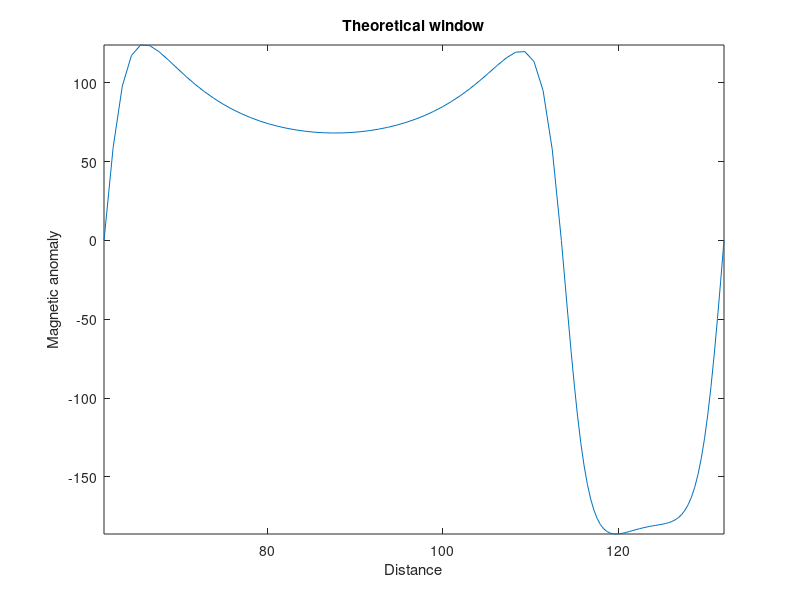
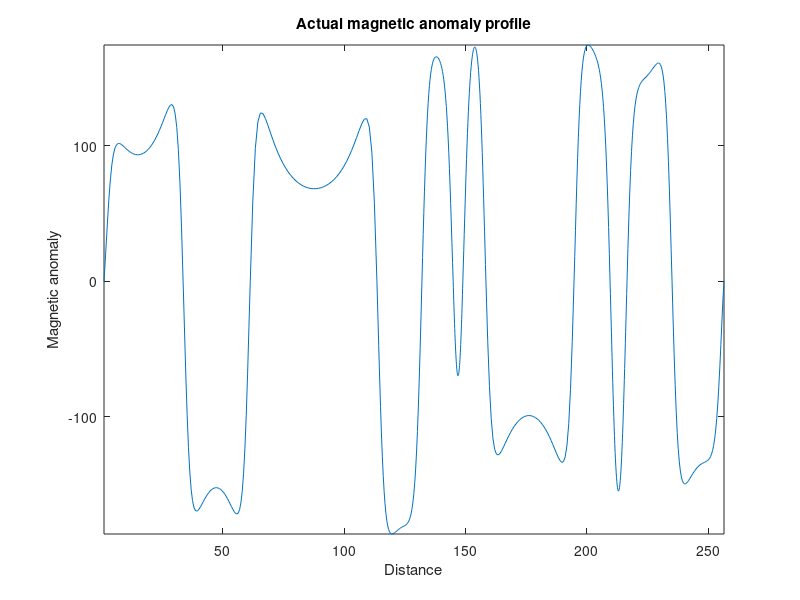

Recreate these plots in MATLAB, in order. (Note: this script raises an error after producing the figures.)
clc 
clear
nsp=51; %Every peak and trough of the theoretical and actual magnetic anomalies are interpolated into nsp equal data points
A=load('C9Window.dat'); % Theoretical window
B=load('Magnetic_Profile.dat'); % Actual marine magnetic anomaly profile
dt=A(:,2);
da=B(:,2);
xt=A(:,1);
xa=B(:,1);
nt=length(dt);
na=length(da);
%%%%%%%%%%%%%%%%%%%%%%%%%%%%%%%%%%%%%%%%%%%%%%%%%%%%%%%%%%%%%%%%%%%%%%%%%%%%%
%Search for positions of zero magnitude of the theoretical magnetic anomalies
kt=0;
skt=0; 
for i=1:nt-1    
  if (dt(i)==0)
      kt=kt+1;
  elseif(dt(i+1)/dt(i)<0)
      kt=kt+1; 
      skt=skt+1;
  end
end
ntz=kt;
dt0x=zeros(ntz,1);
dt0d=zeros(ntz,1);
kt=0;
for i=1:nt-1
  if (dt(i)==0)   
      kt=kt+1;
      dt0x(kt)=xt(i);
      dt0d(kt)=0.0;
  elseif(dt(i+1)/dt(i)<0)
      kt=kt+1;
      slope=(dt(i+1)-dt(i))/(xt(i+1)-xt(i));
      dt0x(kt)=-1.0*(dt(i)/slope)+xt(i);
      dt0d(kt)=0.0;
  end
end
xts=zeros(nt+skt,1);
dts=zeros(nt+skt,1); 
 kt=0;
 for i=1:nt-1
    dts(i+kt)=dt(i);
    xts(i+kt)=xt(i);
   if (dt(i)==0) 
       kt=kt+1;
    dts(i+kt)=dt(i);
    xts(i+kt)=xt(i);      
  elseif(dt(i+1)/dt(i)<0)
      kt=kt+1;
    dts(i+kt)=dt0d(kt);
    xts(i+kt)=dt0x(kt);
   end
 end
 nts=nt+kt;
 xts(nts)=xt(nt);
 dts(nts)=dt(nt); 
 
%%%%%%%%%%%%%%%%%%%%%%%%%%%%%%%%%%%%%%%%%%%%%%%%%%%%%%%%%%%%%%%%%%%%%%%%%%%%%
%Search for positions of zero magnitude of the actual magnetic anomalies
kt2=0;
skt2=0;
for i=1:na-1    
  if (da(i)==0)then
      kt2=kt2+1;
  elseif(da(i+1)/da(i)<0)
      kt2=kt2+1;
      skt2=skt2+1;
  end
end
naz=kt2;
da0x=zeros(naz,1);
da0d=zeros(naz,1);
kt2=0;
for i=1:na-1
  if (da(i)==0)   
      kt2=kt2+1;
      da0x(kt2)=xa(i);
      da0d(kt2)=0.0;
  elseif(da(i+1)/da(i)<0)
      kt2=kt2+1;
      slope=(da(i+1)-da(i))/(xa(i+1)-xa(i));
      da0x(kt2)=-1.0*(da(i)/slope)+xa(i);
      da0d(kt2)=0.0;
  end
end
xas=zeros(na+skt2,1);
das=zeros(na+skt2,1);
 kt2=0;
 for i=1:na-1
    das(i+kt2)=da(i); 
    xas(i+kt2)=xa(i);
   if (da(i)==0)
       kt2=kt2+1;
    xas(i+kt2)=xa(i); 
    das(i+kt2)=da(i);         
  elseif(da(i+1)/da(i)<0)
      kt2=kt2+1;
    das(i+kt2)=da0d(kt2);
    xas(i+kt2)=da0x(kt2);
   end
 end
 nas=na+skt2;
 xas(nas)=xa(na); 
 das(nas)=da(na);
 data=[xas,das]; 
%%%%%%%%%%%%%%%%%%%%%%%%%%%%%%%%%%%%%%%%%%%%%%%%%%%%%%%%%%%%%%%%%%%%%%%%%%%%%
%interpolate every peak and trough of the theoretical magnetic anomalies
%into nsp data points
magtx=zeros((nsp*(ntz-1)-(ntz-2)),1);
magtd=zeros((nsp*(ntz-1)-(ntz-2)),1);
ntp=nsp*(ntz-1)-(ntz-2);
for i=1:ntz-1 
    ks=0;    
    for j=1:nts
      if((xts(j)>=dt0x(i))&&(xts(j)<=dt0x(i+1)))  
         ks=ks+1;
         sx(ks)=xts(j);
         sy(ks)=dts(j);       
      end     
    end
    xmin=min(sx);
    xmax=max(sx);  
    interx=(xmax-xmin)/(nsp-1);
    cx=xmin:interx:xmax;
    cy=interp1(sx,sy,cx,'spline');
    magtx(1+(i-1)*(nsp-1):(i*nsp-i+1))=cx;
    magtd(1+(i-1)*(nsp-1):(i*nsp-i+1))=cy;    
     sx=[];
     sy=[];
end
 figure (1) 
 plot(magtx,magtd)
 axis([min(magtx),max(magtx),min(magtd),max(magtd)]) 
 title('Theoretical window')
 xlabel('Distance')
 ylabel('Magnetic anomaly')
%%%%%%%%%%%%%%%%%%%%%%%%%%%%%%%%%%%%%%%%%%%%%%%%%%%%%%%%%%%%%%%%%%%%%%%%%%%%%
%interpolate every peak and trough of the actual magnetic anomalies
%into nsp data points
magax=zeros((nsp*(naz-1)-(naz-2)),1);
magad=zeros((nsp*(naz-1)-(naz-2)),1); 
for i=1:naz-1 
    ks2=0;    
    for j=1:nas
      if((xas(j)>=da0x(i))&&(xas(j)<=da0x(i+1)))   
         ks2=ks2+1;
         sx(ks2)=xas(j);
         sy(ks2)=das(j);         
      end     
    end
    xmin=min(sx);
    xmax=max(sx);
    interx2=(xmax-xmin)/(nsp-1);
    cx=xmin:interx2:xmax;
    cy=interp1(sx,sy,cx,'spline');
    magax(1+(i-1)*(nsp-1):(i*nsp-i+1))=cx; 
    magad(1+(i-1)*(nsp-1):(i*nsp-i+1))=cy;    
     sx=[]; 
     sy=[];
end
figure(2)
plot(magax,magad)
axis([min(magax),max(magax),min(magad),max(magad)])
title('Actual magnetic anomaly profile')
xlabel('Distance')
ylabel('Magnetic anomaly')
%%%%%%%%%%%%%%%%%%%%%%%%%%%%%%%%%%%%%%%%%%%%%%%%%%%%%%%%%%%%%%%%%%%%%%%%%%%%%
%Identify marine magnetic anomalies with PCC, SRCC and KRCC by the sliding
%window technique
choosex=zeros(ntp,1);
choosed=zeros(ntp,1);
rp=zeros(naz+1-ntz,1);
rk=zeros(naz+1-ntz,1);
rs=zeros(naz+1-ntz,1);

for i=1:(naz+1-ntz)
    for k=1:ntp
      choosex(k)=magax(k+(i-1)*nsp-(i-1));
      choosed(k)=magad(k+(i-1)*nsp-(i-1));
    end    
   rp(i)=corr(choosed,magtd, 'type' ,'Pearson'); 
   rs(i)=corr(choosed,magtd, 'type' ,'Spearman'); 
   rk(i)=corr(choosed,magtd, 'type' ,'Kendall');  
   minx=min(choosex);
   maxx=max(choosex);
end
%%%%%%%%%%%%%%%%%%%%%%%%%%%%%%%%%%%%%%%%%%%%%%%%%%%%%%%%%%%%%%%%%%%%%%%%%%%%%
%Output identification results: the first column is the sliding step, the second
%column is the identification result of the PCC, the third column is the identification
%result of the SRCC and the third column is the identification result of the KRCC

n=length(rp);
step=1:n;
data=[step',rp,rs,rk];
save('SWCC_Results.dat','data','-ascii')
[m1,index1]=max(rp);
[m2,index2]=max(rs);
[m3,index3]=max(rk);
if(index1==index2&&index2==index3)
    Sliding_step=index1;
   'The position of the identified corresponding magnetic anomalies is in the', Sliding_step
end


    

